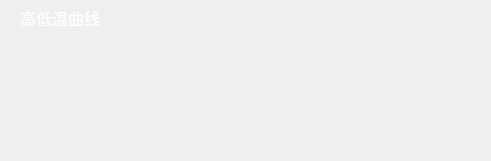
   <widget class="QWidget" name="temperatureCurveBackgroundWidget" native="true">
    <property name="geometry">
     <rect>
      <x>490</x>
      <y>280</y>
      <width>491</width>
      <height>161</height>
     </rect>
    </property>
    <property name="styleSheet">
     <string notr="true">QWidget#temperatureCurveBackgroundWidget {
	background-color: rgba(0, 0, 0, 40);
	border-radius: 25px;
	border: none;
}

</string>
    </property>
    <widget class="QLabel" name="lowestTemperatureCurveLabel">
     <property name="geometry">
      <rect>
       <x>20</x>
       <y>80</y>
       <width>451</width>
       <height>81</height>
      </rect>
     </property>
     <property name="text">
      <string/>
     </property>
    </widget>
    <widget class="QLabel" name="highestTemperatureCurveLabel">
     <property name="geometry">
      <rect>
       <x>20</x>
       <y>0</y>
       <width>451</width>
       <height>81</height>
      </rect>
     </property>
     <property name="text">
      <string/>
     </property>
    </widget>
    <widget class="QLabel" name="curveTitleLabel">
     <property name="geometry">
      <rect>
       <x>20</x>
       <y>10</y>
       <width>91</width>
       <height>16</height>
      </rect>
     </property>
     <property name="font">
      <font>
       <family>MiSans Demibold</family>
       <pointsize>12</pointsize>
       <weight>50</weight>
       <bold>false</bold>
      </font>
     </property>
     <property name="styleSheet">
      <string notr="true">QLabel#curveTitleLabel {
	color: white;
}</string>
     </property>
     <property name="text">
      <string>高低温曲线</string>
     </property>
    </widget>
   </widget>
